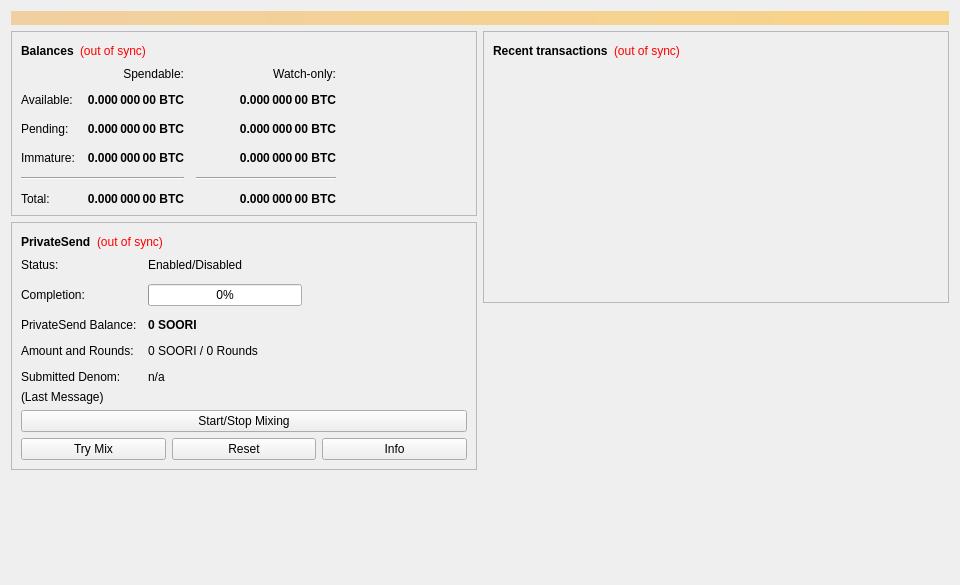
<?xml version="1.0" encoding="UTF-8"?>
<ui version="4.0">
 <class>OverviewPage</class>
 <widget class="QWidget" name="OverviewPage">
  <property name="geometry">
   <rect>
    <x>0</x>
    <y>0</y>
    <width>960</width>
    <height>585</height>
   </rect>
  </property>
  <property name="minimumSize">
   <size>
    <width>960</width>
    <height>0</height>
   </size>
  </property>
  <property name="windowTitle">
   <string>Form</string>
  </property>
  <layout class="QVBoxLayout" name="topLayout">
   <item>
    <widget class="QLabel" name="labelAlerts">
     <property name="visible">
      <bool>false</bool>
     </property>
     <property name="styleSheet">
      <string notr="true">QLabel { background-color: qlineargradient(x1: 0, y1: 0, x2: 1, y2: 0, stop:0 #F0D0A0, stop:1 #F8D488); color:#000000; }</string>
     </property>
     <property name="wordWrap">
      <bool>true</bool>
     </property>
     <property name="margin">
      <number>3</number>
     </property>
     <property name="textInteractionFlags">
      <set>Qt::TextSelectableByMouse</set>
     </property>
    </widget>
   </item>
   <item>
    <layout class="QHBoxLayout" name="horizontalLayout" stretch="1,1">
     <item>
      <layout class="QVBoxLayout" name="verticalLayout_2">
       <item>
        <widget class="QFrame" name="frame">
         <property name="frameShape">
          <enum>QFrame::StyledPanel</enum>
         </property>
         <property name="frameShadow">
          <enum>QFrame::Raised</enum>
         </property>
         <layout class="QVBoxLayout" name="verticalLayout_4">
          <item>
           <layout class="QHBoxLayout" name="horizontalLayout_4">
            <item>
             <widget class="QLabel" name="label_5">
              <property name="font">
               <font>
                <weight>75</weight>
                <bold>true</bold>
               </font>
              </property>
              <property name="text">
               <string>Balances</string>
              </property>
             </widget>
            </item>
            <item>
             <widget class="QLabel" name="labelWalletStatus">
              <property name="toolTip">
               <string>The displayed information may be out of date. Your wallet automatically synchronizes with the Soori network after a connection is established, but this process has not completed yet.</string>
              </property>
              <property name="styleSheet">
               <string notr="true">QLabel { color: red; }</string>
              </property>
              <property name="text">
               <string notr="true">(out of sync)</string>
              </property>
              <property name="alignment">
               <set>Qt::AlignLeading|Qt::AlignLeft|Qt::AlignVCenter</set>
              </property>
             </widget>
            </item>
            <item>
             <spacer name="horizontalSpacer_3">
              <property name="orientation">
               <enum>Qt::Horizontal</enum>
              </property>
              <property name="sizeHint" stdset="0">
               <size>
                <width>40</width>
                <height>20</height>
               </size>
              </property>
             </spacer>
            </item>
           </layout>
          </item>
          <item>
           <layout class="QGridLayout" name="gridLayout">
            <property name="spacing">
             <number>12</number>
            </property>
            <item row="2" column="2">
             <widget class="QLabel" name="labelWatchPending">
              <property name="font">
               <font>
                <weight>75</weight>
                <bold>true</bold>
               </font>
              </property>
              <property name="cursor">
               <cursorShape>IBeamCursor</cursorShape>
              </property>
              <property name="toolTip">
               <string>Unconfirmed transactions to watch-only addresses</string>
              </property>
              <property name="text">
               <string notr="true">0.000 000 00 BTC</string>
              </property>
              <property name="alignment">
               <set>Qt::AlignRight|Qt::AlignTrailing|Qt::AlignVCenter</set>
              </property>
              <property name="textInteractionFlags">
               <set>Qt::LinksAccessibleByMouse|Qt::TextSelectableByKeyboard|Qt::TextSelectableByMouse</set>
              </property>
             </widget>
            </item>
            <item row="2" column="1">
             <widget class="QLabel" name="labelUnconfirmed">
              <property name="font">
               <font>
                <weight>75</weight>
                <bold>true</bold>
               </font>
              </property>
              <property name="cursor">
               <cursorShape>IBeamCursor</cursorShape>
              </property>
              <property name="toolTip">
               <string>Total of transactions that have yet to be confirmed, and do not yet count toward the spendable balance</string>
              </property>
              <property name="text">
               <string notr="true">0.000 000 00 BTC</string>
              </property>
              <property name="alignment">
               <set>Qt::AlignRight|Qt::AlignTrailing|Qt::AlignVCenter</set>
              </property>
              <property name="textInteractionFlags">
               <set>Qt::LinksAccessibleByMouse|Qt::TextSelectableByKeyboard|Qt::TextSelectableByMouse</set>
              </property>
             </widget>
            </item>
            <item row="3" column="2">
             <widget class="QLabel" name="labelWatchImmature">
              <property name="font">
               <font>
                <weight>75</weight>
                <bold>true</bold>
               </font>
              </property>
              <property name="cursor">
               <cursorShape>IBeamCursor</cursorShape>
              </property>
              <property name="toolTip">
               <string>Mined balance in watch-only addresses that has not yet matured</string>
              </property>
              <property name="text">
               <string notr="true">0.000 000 00 BTC</string>
              </property>
              <property name="alignment">
               <set>Qt::AlignRight|Qt::AlignTrailing|Qt::AlignVCenter</set>
              </property>
              <property name="textInteractionFlags">
               <set>Qt::LinksAccessibleByMouse|Qt::TextSelectableByKeyboard|Qt::TextSelectableByMouse</set>
              </property>
             </widget>
            </item>
            <item row="4" column="0" colspan="2">
             <widget class="Line" name="lineSpendableBalance">
              <property name="orientation">
               <enum>Qt::Horizontal</enum>
              </property>
             </widget>
            </item>
            <item row="4" column="2">
             <widget class="Line" name="lineWatchBalance">
              <property name="sizePolicy">
               <sizepolicy hsizetype="Preferred" vsizetype="Fixed">
                <horstretch>0</horstretch>
                <verstretch>0</verstretch>
               </sizepolicy>
              </property>
              <property name="minimumSize">
               <size>
                <width>140</width>
                <height>0</height>
               </size>
              </property>
              <property name="orientation">
               <enum>Qt::Horizontal</enum>
              </property>
             </widget>
            </item>
            <item row="5" column="0">
             <widget class="QLabel" name="labelTotalText">
              <property name="text">
               <string>Total:</string>
              </property>
             </widget>
            </item>
            <item row="3" column="1">
             <widget class="QLabel" name="labelImmature">
              <property name="font">
               <font>
                <weight>75</weight>
                <bold>true</bold>
               </font>
              </property>
              <property name="cursor">
               <cursorShape>IBeamCursor</cursorShape>
              </property>
              <property name="toolTip">
               <string>Mined balance that has not yet matured</string>
              </property>
              <property name="text">
               <string notr="true">0.000 000 00 BTC</string>
              </property>
              <property name="alignment">
               <set>Qt::AlignRight|Qt::AlignTrailing|Qt::AlignVCenter</set>
              </property>
              <property name="textInteractionFlags">
               <set>Qt::LinksAccessibleByMouse|Qt::TextSelectableByKeyboard|Qt::TextSelectableByMouse</set>
              </property>
             </widget>
            </item>
            <item row="2" column="3">
             <spacer name="horizontalSpacer_2">
              <property name="orientation">
               <enum>Qt::Horizontal</enum>
              </property>
              <property name="sizeHint" stdset="0">
               <size>
                <width>40</width>
                <height>20</height>
               </size>
              </property>
             </spacer>
            </item>
            <item row="3" column="0">
             <widget class="QLabel" name="labelImmatureText">
              <property name="text">
               <string>Immature:</string>
              </property>
             </widget>
            </item>
            <item row="5" column="1">
             <widget class="QLabel" name="labelTotal">
              <property name="font">
               <font>
                <weight>75</weight>
                <bold>true</bold>
               </font>
              </property>
              <property name="cursor">
               <cursorShape>IBeamCursor</cursorShape>
              </property>
              <property name="toolTip">
               <string>Your current total balance</string>
              </property>
              <property name="text">
               <string notr="true">0.000 000 00 BTC</string>
              </property>
              <property name="alignment">
               <set>Qt::AlignRight|Qt::AlignTrailing|Qt::AlignVCenter</set>
              </property>
              <property name="textInteractionFlags">
               <set>Qt::LinksAccessibleByMouse|Qt::TextSelectableByKeyboard|Qt::TextSelectableByMouse</set>
              </property>
             </widget>
            </item>
            <item row="5" column="2">
             <widget class="QLabel" name="labelWatchTotal">
              <property name="font">
               <font>
                <weight>75</weight>
                <bold>true</bold>
               </font>
              </property>
              <property name="cursor">
               <cursorShape>IBeamCursor</cursorShape>
              </property>
              <property name="toolTip">
               <string>Current total balance in watch-only addresses</string>
              </property>
              <property name="text">
               <string notr="true">0.000 000 00 BTC</string>
              </property>
              <property name="alignment">
               <set>Qt::AlignRight|Qt::AlignTrailing|Qt::AlignVCenter</set>
              </property>
              <property name="textInteractionFlags">
               <set>Qt::LinksAccessibleByMouse|Qt::TextSelectableByKeyboard|Qt::TextSelectableByMouse</set>
              </property>
             </widget>
            </item>
            <item row="0" column="2">
             <widget class="QLabel" name="labelWatchonly">
              <property name="text">
               <string>Watch-only:</string>
              </property>
              <property name="alignment">
               <set>Qt::AlignRight|Qt::AlignTrailing|Qt::AlignVCenter</set>
              </property>
             </widget>
            </item>
            <item row="1" column="0">
             <widget class="QLabel" name="labelBalanceText">
              <property name="text">
               <string>Available:</string>
              </property>
             </widget>
            </item>
            <item row="1" column="1">
             <widget class="QLabel" name="labelBalance">
              <property name="font">
               <font>
                <weight>75</weight>
                <bold>true</bold>
               </font>
              </property>
              <property name="cursor">
               <cursorShape>IBeamCursor</cursorShape>
              </property>
              <property name="toolTip">
               <string>Your current spendable balance</string>
              </property>
              <property name="text">
               <string notr="true">0.000 000 00 BTC</string>
              </property>
              <property name="alignment">
               <set>Qt::AlignRight|Qt::AlignTrailing|Qt::AlignVCenter</set>
              </property>
              <property name="textInteractionFlags">
               <set>Qt::LinksAccessibleByMouse|Qt::TextSelectableByKeyboard|Qt::TextSelectableByMouse</set>
              </property>
             </widget>
            </item>
            <item row="1" column="2">
             <widget class="QLabel" name="labelWatchAvailable">
              <property name="font">
               <font>
                <weight>75</weight>
                <bold>true</bold>
               </font>
              </property>
              <property name="cursor">
               <cursorShape>IBeamCursor</cursorShape>
              </property>
              <property name="toolTip">
               <string>Your current balance in watch-only addresses</string>
              </property>
              <property name="text">
               <string notr="true">0.000 000 00 BTC</string>
              </property>
              <property name="alignment">
               <set>Qt::AlignRight|Qt::AlignTrailing|Qt::AlignVCenter</set>
              </property>
              <property name="textInteractionFlags">
               <set>Qt::LinksAccessibleByMouse|Qt::TextSelectableByKeyboard|Qt::TextSelectableByMouse</set>
              </property>
             </widget>
            </item>
            <item row="2" column="0">
             <widget class="QLabel" name="labelPendingText">
              <property name="text">
               <string>Pending:</string>
              </property>
             </widget>
            </item>
            <item row="0" column="1">
             <widget class="QLabel" name="labelSpendable">
              <property name="text">
               <string>Spendable:</string>
              </property>
              <property name="alignment">
               <set>Qt::AlignRight|Qt::AlignTrailing|Qt::AlignVCenter</set>
              </property>
             </widget>
            </item>
           </layout>
          </item>
         </layout>
        </widget>
       </item>
       <item>
        <widget class="QFrame" name="framePrivateSend">
         <property name="layoutDirection">
          <enum>Qt::LeftToRight</enum>
         </property>
         <property name="frameShape">
          <enum>QFrame::StyledPanel</enum>
         </property>
         <property name="frameShadow">
          <enum>QFrame::Raised</enum>
         </property>
         <layout class="QVBoxLayout" name="VerticalLayout_PS1">
          <item>
           <layout class="QHBoxLayout" name="horizontalLayout_5">
            <item>
             <widget class="QLabel" name="labelPrivateSendHeader">
              <property name="font">
               <font>
                <weight>75</weight>
                <bold>true</bold>
               </font>
              </property>
              <property name="text">
               <string>PrivateSend</string>
              </property>
             </widget>
            </item>
            <item>
             <widget class="QLabel" name="labelPrivateSendSyncStatus">
              <property name="toolTip">
               <string>The displayed information may be out of date. Your wallet automatically synchronizes with the Soori network after a connection is established, but this process has not completed yet.</string>
              </property>
              <property name="styleSheet">
               <string notr="true">QLabel { color: red; }</string>
              </property>
              <property name="text">
               <string notr="true">(out of sync)</string>
              </property>
              <property name="alignment">
               <set>Qt::AlignLeading|Qt::AlignLeft|Qt::AlignVCenter</set>
              </property>
             </widget>
            </item>
            <item>
             <spacer name="horizontalSpacer_4">
              <property name="orientation">
               <enum>Qt::Horizontal</enum>
              </property>
              <property name="sizeHint" stdset="0">
               <size>
                <width>40</width>
                <height>20</height>
               </size>
              </property>
             </spacer>
            </item>
           </layout>
          </item>
          <item>
           <layout class="QFormLayout" name="privateSendFormLayout">
            <property name="fieldGrowthPolicy">
             <enum>QFormLayout::AllNonFixedFieldsGrow</enum>
            </property>
            <property name="horizontalSpacing">
             <number>11</number>
            </property>
            <property name="verticalSpacing">
             <number>12</number>
            </property>
            <item row="0" column="0">
             <widget class="QLabel" name="labelPrivateSendEnabledText">
              <property name="text">
               <string>Status:</string>
              </property>
             </widget>
            </item>
            <item row="0" column="1">
             <widget class="QLabel" name="labelPrivateSendEnabled">
              <property name="text">
               <string>Enabled/Disabled</string>
              </property>
             </widget>
            </item>
            <item row="1" column="0">
             <widget class="QLabel" name="labelCompletitionText">
              <property name="text">
               <string>Completion:</string>
              </property>
             </widget>
            </item>
            <item row="1" column="1">
             <widget class="QProgressBar" name="privateSendProgress">
              <property name="maximumSize">
               <size>
                <width>154</width>
                <height>16777215</height>
               </size>
              </property>
              <property name="value">
               <number>0</number>
              </property>
             </widget>
            </item>
            <item row="2" column="0">
             <widget class="QLabel" name="labelAnonymizedText">
              <property name="text">
               <string>PrivateSend Balance:</string>
              </property>
             </widget>
            </item>
            <item row="2" column="1">
             <widget class="QLabel" name="labelAnonymized">
              <property name="font">
               <font>
                <weight>75</weight>
                <bold>true</bold>
               </font>
              </property>
              <property name="text">
               <string notr="true">0 SOORI</string>
              </property>
             </widget>
            </item>
            <item row="3" column="0">
             <widget class="QLabel" name="labelAmountAndRoundsText">
              <property name="text">
               <string>Amount and Rounds:</string>
              </property>
             </widget>
            </item>
            <item row="3" column="1">
             <widget class="QLabel" name="labelAmountRounds">
              <property name="text">
               <string>0 SOORI / 0 Rounds</string>
              </property>
             </widget>
            </item>
            <item row="4" column="0">
             <widget class="QLabel" name="labelSubmittedDenomText">
              <property name="text">
               <string>Submitted Denom:</string>
              </property>
             </widget>
            </item>
            <item row="4" column="1">
             <widget class="QLabel" name="labelSubmittedDenom">
              <property name="toolTip">
               <string>The denominations you submitted to the Masternode.&lt;br&gt;To mix, other users must submit the exact same denominations.</string>
              </property>
              <property name="text">
               <string>n/a</string>
              </property>
             </widget>
            </item>
           </layout>
          </item>
          <item>
           <layout class="QVBoxLayout" name="VerticalLayout_PS">
            <item>
             <widget class="QLabel" name="labelPrivateSendLastMessage">
              <property name="text">
               <string>(Last Message)</string>
              </property>
              <property name="alignment">
               <set>Qt::AlignLeading|Qt::AlignLeft|Qt::AlignTop</set>
              </property>
              <property name="wordWrap">
               <bool>true</bool>
              </property>
             </widget>
            </item>
            <item>
             <widget class="QPushButton" name="togglePrivateSend">
              <property name="sizePolicy">
               <sizepolicy hsizetype="MinimumExpanding" vsizetype="Fixed">
                <horstretch>0</horstretch>
                <verstretch>0</verstretch>
               </sizepolicy>
              </property>
              <property name="text">
               <string>Start/Stop Mixing</string>
              </property>
             </widget>
            </item>
            <item>
             <layout class="QHBoxLayout" name="horizontalLayout_debugbuttons">
              <item>
               <widget class="QPushButton" name="privateSendAuto">
                <property name="sizePolicy">
                 <sizepolicy hsizetype="MinimumExpanding" vsizetype="Fixed">
                  <horstretch>0</horstretch>
                  <verstretch>0</verstretch>
                 </sizepolicy>
                </property>
                <property name="toolTip">
                 <string>Try to manually submit a PrivateSend request.</string>
                </property>
                <property name="text">
                 <string>Try Mix</string>
                </property>
               </widget>
              </item>
              <item>
               <widget class="QPushButton" name="privateSendReset">
                <property name="sizePolicy">
                 <sizepolicy hsizetype="MinimumExpanding" vsizetype="Fixed">
                  <horstretch>0</horstretch>
                  <verstretch>0</verstretch>
                 </sizepolicy>
                </property>
                <property name="toolTip">
                 <string>Reset the current status of PrivateSend (can interrupt PrivateSend if it's in the process of Mixing, which can cost you money!)</string>
                </property>
                <property name="autoFillBackground">
                 <bool>false</bool>
                </property>
                <property name="text">
                 <string>Reset</string>
                </property>
               </widget>
              </item>
              <item>
               <widget class="QPushButton" name="privateSendInfo">
                <property name="sizePolicy">
                 <sizepolicy hsizetype="MinimumExpanding" vsizetype="Fixed">
                  <horstretch>0</horstretch>
                  <verstretch>0</verstretch>
                 </sizepolicy>
                </property>
                <property name="toolTip">
                 <string>Information about PrivateSend and Mixing</string>
                </property>
                <property name="text">
                 <string>Info</string>
                </property>
               </widget>
              </item>
             </layout>
            </item>
           </layout>
          </item>
         </layout>
        </widget>
       </item>
       <item>
        <spacer name="verticalSpacer">
         <property name="orientation">
          <enum>Qt::Vertical</enum>
         </property>
         <property name="sizeHint" stdset="0">
          <size>
           <width>20</width>
           <height>40</height>
          </size>
         </property>
        </spacer>
       </item>
      </layout>
     </item>
     <item>
      <layout class="QVBoxLayout" name="verticalLayout_3">
       <item>
        <widget class="QFrame" name="frame_2">
         <property name="frameShape">
          <enum>QFrame::StyledPanel</enum>
         </property>
         <property name="frameShadow">
          <enum>QFrame::Raised</enum>
         </property>
         <layout class="QVBoxLayout" name="verticalLayout">
          <item>
           <layout class="QHBoxLayout" name="horizontalLayout_2">
            <item>
             <widget class="QLabel" name="label_4">
              <property name="font">
               <font>
                <weight>75</weight>
                <bold>true</bold>
               </font>
              </property>
              <property name="text">
               <string>Recent transactions</string>
              </property>
             </widget>
            </item>
            <item>
             <widget class="QLabel" name="labelTransactionsStatus">
              <property name="toolTip">
               <string>The displayed information may be out of date. Your wallet automatically synchronizes with the Soori network after a connection is established, but this process has not completed yet.</string>
              </property>
              <property name="styleSheet">
               <string notr="true">QLabel { color: red; }</string>
              </property>
              <property name="text">
               <string notr="true">(out of sync)</string>
              </property>
              <property name="alignment">
               <set>Qt::AlignLeading|Qt::AlignLeft|Qt::AlignVCenter</set>
              </property>
             </widget>
            </item>
            <item>
             <spacer name="horizontalSpacer">
              <property name="orientation">
               <enum>Qt::Horizontal</enum>
              </property>
              <property name="sizeHint" stdset="0">
               <size>
                <width>40</width>
                <height>20</height>
               </size>
              </property>
             </spacer>
            </item>
           </layout>
          </item>
          <item>
           <widget class="QListView" name="listTransactions">
            <property name="styleSheet">
             <string notr="true">QListView { background: transparent; }</string>
            </property>
            <property name="frameShape">
             <enum>QFrame::NoFrame</enum>
            </property>
            <property name="verticalScrollBarPolicy">
             <enum>Qt::ScrollBarAlwaysOff</enum>
            </property>
            <property name="horizontalScrollBarPolicy">
             <enum>Qt::ScrollBarAlwaysOff</enum>
            </property>
            <property name="selectionMode">
             <enum>QAbstractItemView::NoSelection</enum>
            </property>
           </widget>
          </item>
         </layout>
        </widget>
       </item>
       <item>
        <spacer name="verticalSpacer_2">
         <property name="orientation">
          <enum>Qt::Vertical</enum>
         </property>
         <property name="sizeHint" stdset="0">
          <size>
           <width>20</width>
           <height>40</height>
          </size>
         </property>
        </spacer>
       </item>
      </layout>
     </item>
    </layout>
   </item>
  </layout>
 </widget>
 <resources/>
 <connections/>
</ui>
